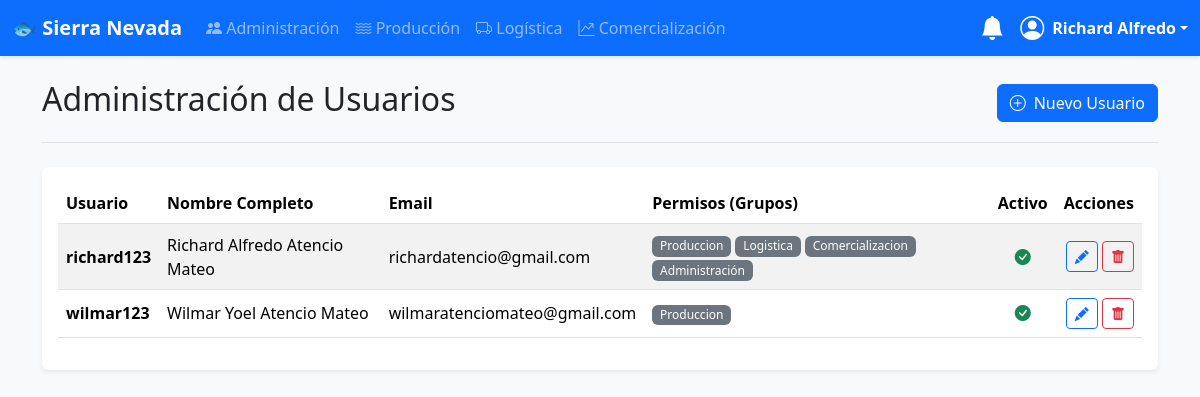
/administracion/ (signed in), run on the app's committed database.
### usuarios/models.py (models this page shows, shortened)
class CustomUser(AbstractUser):
    dni = models.CharField(max_length=8, unique=True, null=True, blank=True)
    pregunta_seguridad = models.ForeignKey(PreguntaSeguridad, on_delete=models.SET_NULL, null=True, blank=True)
    respuesta_seguridad = models.CharField(max_length=255, null=True, blank=True)
    groups = models.ManyToManyField('auth.Group', related_name='customuser_set', blank=True, verbose_name='grupos')
    user_permissions = models.ManyToManyField('auth.Permission', related_name='customuser_set', blank=True)

### usuarios/views.py (the view)
# urls.py: path('', UserListView.as_view(), name='user-list'),
class UserListView(AdminRequiredMixin, ListView):
    model = CustomUser
    template_name = 'usuarios/user_list.html'
    context_object_name = 'usuarios'
    queryset = CustomUser.objects.order_by('username')

### usuarios/templatetags/auth_extras.py (called while the page is built)
@register.filter(name='has_group')
def has_group(user, group_name):
    return user.groups.filter(name=group_name).exists()

### usuarios/views.py (called while the page is built)
    def test_func(self):
        return self.request.user.is_staff

### templates/usuarios/user_list.html
{% extends "base.html" %}
{% block content %}
<div class="d-flex justify-content-between align-items-center mb-4 border-bottom pb-3">
    <h1 class="h2">Administración de Usuarios</h1>
    <a href="{% url 'user-create' %}" class="btn btn-primary"><i class="bi bi-plus-circle me-2"></i>Nuevo Usuario</a>
</div>
<div class="card border-0 shadow-sm">
    <div class="card-body">
        <div class="table-responsive">
            <table class="table table-striped table-hover align-middle">
                <thead>
                    <tr>
                        <th>Usuario</th>
                        <th>Nombre Completo</th>
                        <th>Email</th>
                        <th>Permisos (Grupos)</th>
                        <th class="text-center">Activo</th>
                        <th class="text-end">Acciones</th>
                    </tr>
                </thead>
                <tbody>
                    {% for usuario in usuarios %}
                    <tr>
                        <td><strong>{{ usuario.username }}</strong></td>
                        <td>{{ usuario.get_full_name|default:"--" }}</td>
                        <td>{{ usuario.email|default:"--" }}</td>
                        <td>
                            {% for group in usuario.groups.all %}
                                <span class="badge fw-normal bg-secondary">{{ group.name }}</span>
                            {% empty %}
                                <span class="text-muted small">Sin permisos</span>
                            {% endfor %}
                        </td>
                        <td class="text-center">
                            {% if usuario.is_active %}
                                <i class="bi bi-check-circle-fill text-success" title="Activo"></i>
                            {% else %}
                                <i class="bi bi-x-circle-fill text-danger" title="Inactivo"></i>
                            {% endif %}
                        </td>
                        <td class="text-end">
                            <a href="{% url 'user-update' usuario.pk %}" class="btn btn-sm btn-outline-primary" title="Editar"><i class="bi bi-pencil-fill"></i></a>
                            <a href="{% url 'user-delete' usuario.pk %}" class="btn btn-sm btn-outline-danger" title="Eliminar"><i class="bi bi-trash-fill"></i></a>
                        </td>
                    </tr>
                    {% empty %}
                    <tr>
                        <td colspan="6" class="text-center text-muted py-4">No hay usuarios registrados.</td>
                    </tr>
                    {% endfor %}
                </tbody>
            </table>
        </div>
    </div>
</div>
{% endblock %}

### templates/base.html (shortened to what this page needs)
<!doctype html>
<html lang="es">
{% load auth_extras %}
{% load static %} <head>
    <link href="https://cdn.jsdelivr.net/npm/bootstrap@5.3.3/dist/css/bootstrap.min.css" rel="stylesheet">
    <link rel="stylesheet" href="https://cdn.jsdelivr.net/npm/bootstrap-icons@1.11.3/font/bootstrap-icons.min.css">
</head>
<body>
    <nav class="navbar navbar-expand-lg navbar-dark bg-primary shadow-sm sticky-top">
        <div class="container-fluid">
            <a class="navbar-brand fw-bold" href="{% url 'welcome' %}">🐟 Sierra Nevada</a>
            <div class="collapse navbar-collapse" id="mainNavbar">
                {% if user.is_authenticated %}
                <ul class="navbar-nav me-auto mb-2 mb-lg-0">
                    {% if user.is_staff %}
                    <li class="nav-item"><a class="nav-link" href="{% url 'user-list' %}"><i class="bi bi-people-fill"></i> Administración</a></li>
                    {% endif %}
                    {% if user|has_group:"Produccion" %}
                    <li class="nav-item"><a class="nav-link" href="{% url 'dashboard-produccion' %}"><i class="bi bi-water"></i> Producción</a></li>
                    {% endif %}
                    {% if user|has_group:"Logistica" %}
                    <li class="nav-item"><a class="nav-link" href="{% url 'dashboard-logistica' %}"><i class="bi bi-truck"></i> Logística</a></li>
                    {% endif %}
                    {% if user|has_group:"Comercializacion" %}
                    <li class="nav-item"><a class="nav-link" href="{% url 'dashboard-comercializacion' %}"><i class="bi bi-graph-up-arrow"></i> Comercialización</a></li>
                    {% endif %}
                </ul>
                <div class="dropdown me-3">
                    <a href="#" class="d-flex align-items-center text-white text-decoration-none position-relative" id="notificationsDropdown" data-bs-toggle="dropdown" aria-expanded="false">
                        <i class="bi bi-bell-fill fs-4"></i>
                    </a>
                </div>
                <div class="dropdown">
                    <a href="#" class="d-flex align-items-center text-white text-decoration-none dropdown-toggle" data-bs-toggle="dropdown">
                        <i class="bi bi-person-circle fs-4 me-2"></i>
                        <strong>{{ user.first_name|default:user.username }}</strong>
                    </a>
                </div>
                {% endif %}
            </div>
        </div>
    </nav>
    <main class="container my-4">
        {% block content %}{% endblock %}
    </main>
</body>
</html>

### templates/base.html (style rules this page uses)
body { background-color: #f8f9fa; }
.card { box-shadow: 0 2px 4px rgba(0,0,0,0.05); }

### data on the page
CustomUser: first_name "Richard Alfredo", username "richard123", get_full_name "Richard Alfredo Atencio Mateo", email "richardatencio@gmail.com", is_active True (drawn)
CustomUser: username "wilmar123", get_full_name "Wilmar Yoel Atencio Mateo", email "wilmaratenciomateo@gmail.com", is_active True (drawn)

### other printed values
{{ group.name }} "Produccion"
{{ group.name }} "Logistica"
{{ group.name }} "Comercializacion"
{{ group.name }} "Administración"
